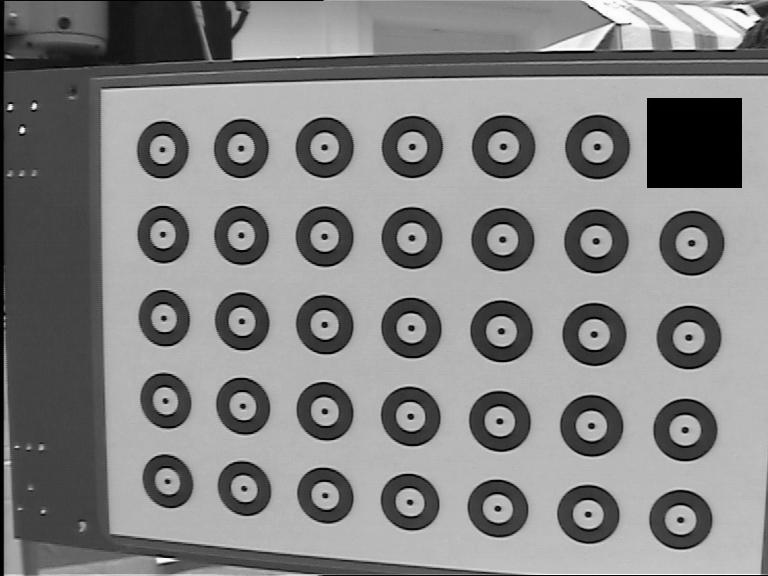
%> input picture code/kth/branches/year1/tools/camcalb2/sampleimages/img3.jpg (made grey), 768 x 576 px, given in place of img3.jpg.jpg, which was not available
$ octave --eval "result = readImage('../../../../../../../code/kth/branches/year1/tools/camcalb2/sampleimages/img3.jpg');"   (GNU Octave 9; MATLAB toolbox functions it lacks are replaced by stand-ins)
%> lines starting %> are read from the running program, lines starting %| are printed output that depends on the picture; in (x1, y1, x2, y2) boxes, pixels count from 0 and x2, y2 are one past the last pixel; in counts of white or black regions, pixels touching at a corner belong together; the program's own positions count from 1; pictures that were not available may be replaced by others from this repository, and a replacement may not be noted
%> in readImage, x0 is the input picture: size 576x768 uint8; min 0, max 255, mean 132
### subarchitectures/vision.sa/trunk/src/matlab/sim/data/Tools/bin.m
function b=bin(b0,thr)

if nargin<2
   minb=double(min(b0(:)));
%> minb = 0
   maxb=double(max(b0(:)));
%> maxb = 255
   thr=minb+2*(maxb-minb)/3;
%> thr = 170
end;
b=b0>=thr;
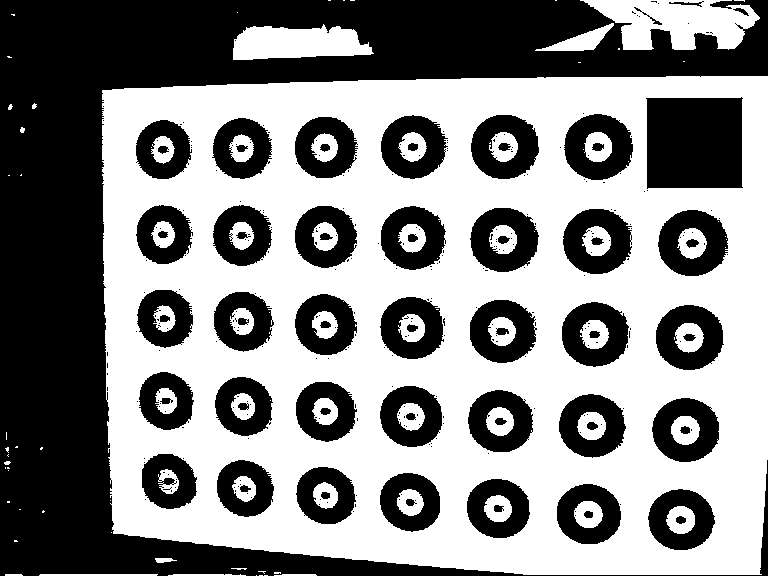
%> b: size 576x768 logical; 53.2% white; 329 black regions (257 under 20 px), largest, box (x1, y1, x2, y2) and area: (0, 0, 768, 576) 112343, (646, 97, 743, 189) 8555, (658, 210, 728, 276) 2923

### code/systems/dora-yr3-interactive/subarchitectures/vision.sa/src/matlabCosy08/data/crop.m
function [x1,bb1]=crop(x,bb)

[ih,iw]=size(x);
%> ih = 576; iw = 768

if nargin<2 %crop binary image
   p1=sum(x,1);
%> p1 = 768 values, max 547 at index 634, min 0 at index 1, mean 306.6
   p1i=find(p1>0);
%> p1i = 755 values from 5 to 768
   p2=sum(x,2);
%> p2 = 576 values, max 666 at index 91, min 0 at index 61, mean 408.8
   p2i=find(p2>0);
%> p2i = 562 values from 1 to 576
   bb=[min(p2i) min(p1i); max(p2i) max(p1i)];  %[minY,maxY;minX,maxX]
%> bb = [1 5; 576 768]
end;

x1=x(bb(1,1):bb(2,1),bb(1,2):bb(2,2),:);
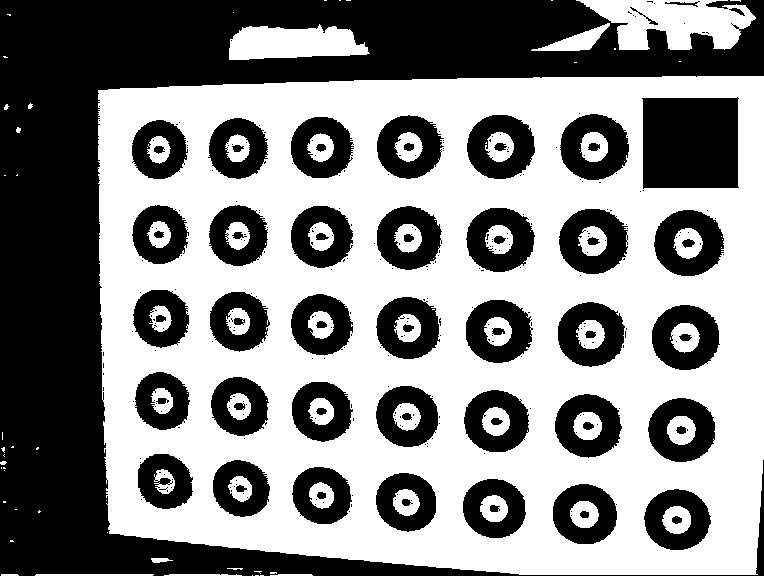
%> x1: size 576x764 logical; 53.5% white; 329 black regions (257 under 20 px), largest, box (x1, y1, x2, y2) and area: (0, 0, 764, 576) 110039, (642, 97, 739, 189) 8555, (654, 210, 724, 276) 2923
bb1=bb;
%> bb1 = [1 5; 576 768]

### binding/development/subarchitectures/vision/src/matlab/CLF/readImage.m
function x=readImage(idx)

%IDIR='C:\danijels\Matlab\cogLearn\data\objects\';
IDIR='';
%IDIR='C:\danijels\Matlab\data\cogLearn\shapes\';
IDIR='/home/user/matlab/data/shapes/';

x0=imread([IDIR 'img' num2str(idx,'%03d') '.jpg']);
b0=imread([IDIR 'msk' num2str(idx,'%03d') '.jpg']);


b1=bin(b0);
[b2,bb2]=crop(b1);
%> bb2 = [1 5; 576 768]
x2=crop(x0,bb2);
%> call 2 of crop, with bb = [1 5; 576 768]
%> in crop (call 2), `x1=x(bb(1,1):bb(2,1),bb(1,2):bb(2,2),:);`:
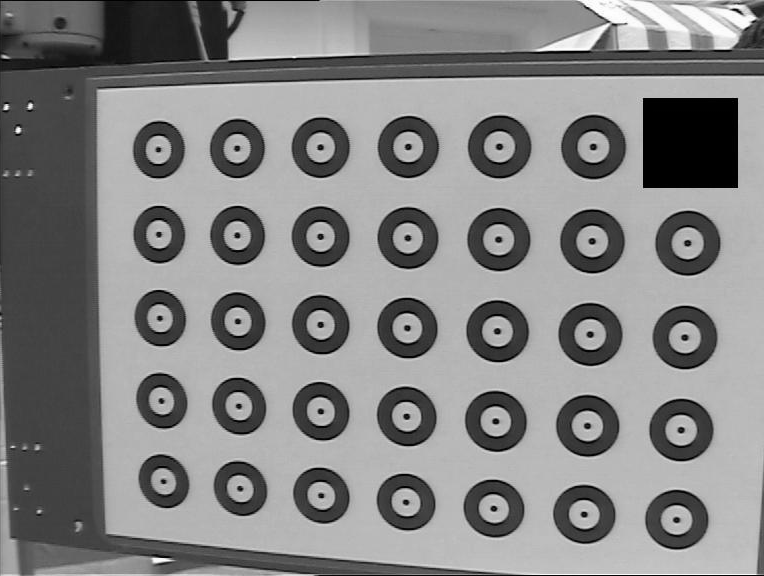
%> x1: size 576x764 uint8; min 0, max 255, mean 132.7

x3=double(x2);
b=b2;

x4=x3.*repmat(b,[1 1 3]);
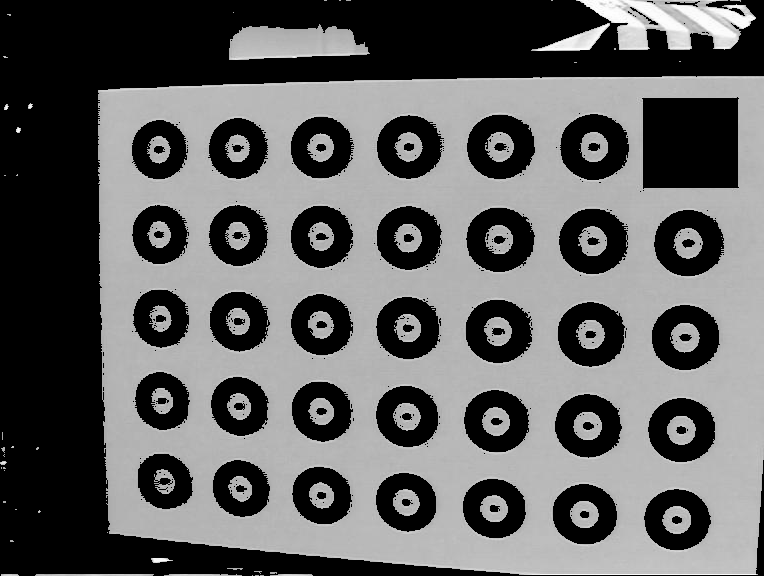
%> x4: size 576x764x3 double; min 0, max 255, mean 98.1
x=uint8(x4);

$ run again, on code/kth/branches/year1/tools/camcalb2/sampleimages/img4.jpg (made grey)
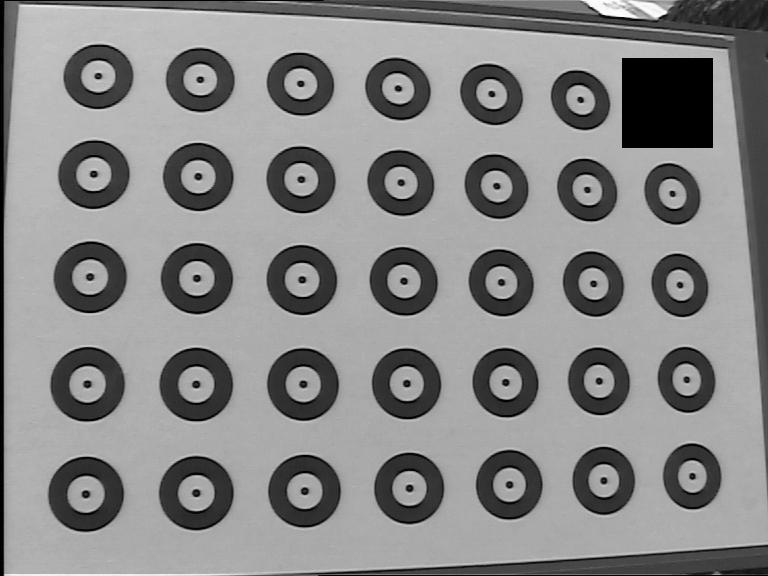
%> input picture code/kth/branches/year1/tools/camcalb2/sampleimages/img4.jpg (made grey), 768 x 576 px, given in place of img4.jpg.jpg, which was not available
%> in readImage, x0 is the input picture: size 576x768 uint8; min 0, max 255, mean 136.1
%> minb = 0
%> maxb = 255
%> thr = 170
%> in bin, `b=b0>=thr;`:
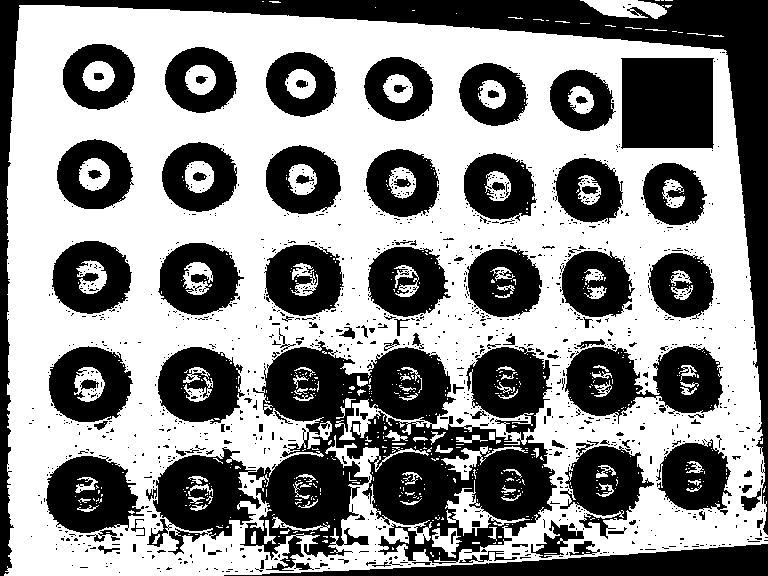
%> b: size 576x768 logical; 55.5% white; 1242 black regions (1125 under 20 px), largest, box (x1, y1, x2, y2) and area: (147, 341, 557, 571) 46023, (0, 0, 768, 576) 31527, (621, 58, 714, 149) 8196
%> p1 = 768 values, max 571 at index 21, min 0 at index 1, mean 319.8
%> p1i = 764 values from 5 to 768
%> p2 = 576 values, max 739 at index 235, min 67 at index 5, mean 426.5
%> p2i = 576 values from 1 to 576
%> bb = [1 5; 576 768]
%> x1: size 576x764 logical; 55.8% white; 1242 black regions (1125 under 20 px), largest, box (x1, y1, x2, y2) and area: (143, 341, 553, 571) 46023, (0, 0, 764, 574) 29223, (617, 58, 710, 149) 8196
%> x1: size 576x764 uint8
%> in readImage, `x4=x3.*repmat(b,[1 1 3]);`:
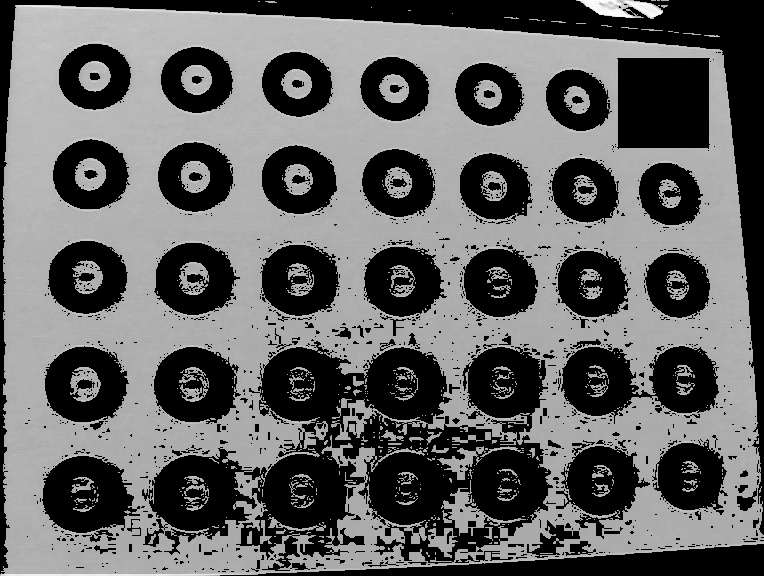
%> x4: size 576x764x3 double; min 0, max 255, mean 98.8
